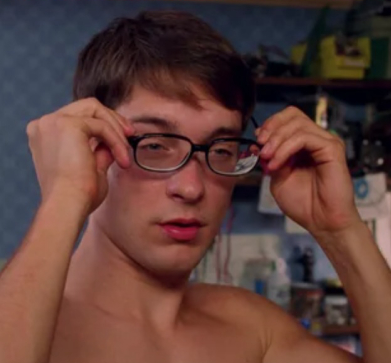
#> input picture Lab3/input.png, 391 x 363 px, given in place of the camera
$ python main.py
#> lines starting #> are read from the running program, lines starting #| are printed output that depends on the picture; after the words box and inside, x2 and y2 are one past the last pixel; in counts of white or black regions, pixels touching at a corner belong together
import cv2 as cv
import numpy as np

cap = cv.VideoCapture(0)
kernel = cv.getStructuringElement(cv.MORPH_ELLIPSE, (10, 10))

trajectory = []

while True:
    ret, frame = cap.read()
#> frame is the input picture: shape (363, 391, 3); mean B, G, R 57.8, 62.8, 93.7
    if not ret:
        break

    hsv_frame = cv.cvtColor(frame, cv.COLOR_BGR2HSV)
#> hsv_frame: shape (363, 391, 3); mean H, S, V 54.3, 120.8, 98.3

    lower_red1 = np.array([0, 120, 70])
    upper_red1 = np.array([10, 255, 255])
    lower_red2 = np.array([160, 120, 70])
    upper_red2 = np.array([180, 255, 255])

    mask1 = cv.inRange(hsv_frame, lower_red1, upper_red1)
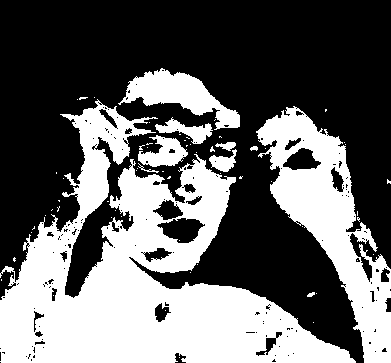
#> mask1: shape (363, 391); 39.8% white; 65 white regions (55 under 20 px), largest, box (x1, y1, x2, y2) and area: (0, 99, 356, 363) 39007, (256, 106, 391, 363) 12224, (118, 68, 240, 130) 3041
    mask2 = cv.inRange(hsv_frame, lower_red2, upper_red2)
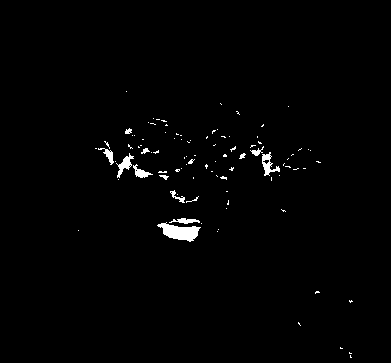
#> mask2: shape (363, 391); 1.2% white; 96 white regions (83 under 20 px), largest, box (x1, y1, x2, y2) and area: (157, 222, 201, 242) 480, (262, 152, 280, 176) 179, (116, 153, 134, 178) 160
    mask = mask1 | mask2
#> mask: shape (363, 391); 41% white; 55 white regions (49 under 20 px), largest, box (x1, y1, x2, y2) and area: (0, 68, 356, 363) 44013, (250, 106, 391, 363) 12558, (138, 135, 188, 167) 957, (209, 142, 237, 172) 495, (307, 291, 320, 297) 37, (239, 153, 246, 159) 24

    # Открытие: erode -> dilate
    mask = cv.erode(mask, kernel, iterations=1)
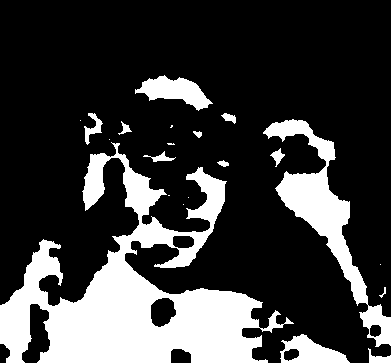
#> mask: shape (363, 391); 23.5% white; 21 white regions (8 under 20 px), largest, box (x1, y1, x2, y2) and area: (0, 142, 294, 363) 24040, (263, 119, 391, 347) 5948, (135, 75, 213, 111) 1367
    mask = cv.dilate(mask, kernel, iterations=1)
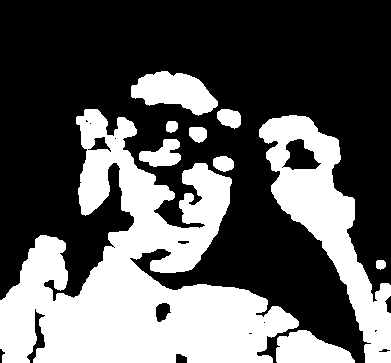
#> mask: shape (363, 391); 36.3% white; 10 white regions, largest, box (x1, y1, x2, y2) and area: (0, 109, 299, 363) 34940, (259, 115, 391, 363) 10589, (131, 71, 218, 116) 2378
    # Закрытие: dilate -> erode
    mask = cv.dilate(mask, kernel, iterations=1)
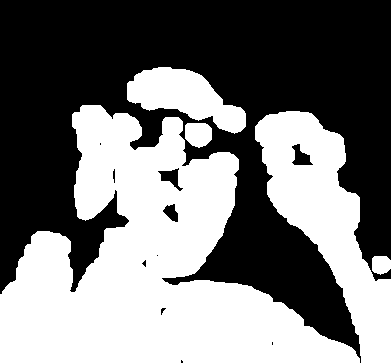
#> mask: shape (363, 391); 46.7% white; 5 white regions, box (x1, y1, x2, y2) and area: (0, 105, 360, 363) 47129, (255, 111, 391, 363) 14051, (127, 67, 246, 134) 4218, (185, 123, 212, 148) 563, (372, 256, 391, 275) 305
    mask = cv.erode(mask, kernel, iterations=1)
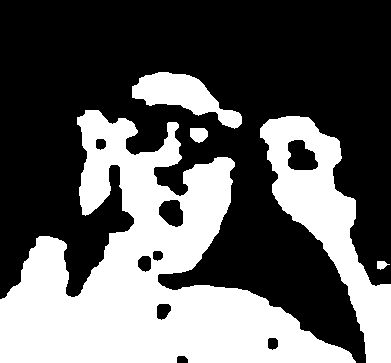
#> mask: shape (363, 391); 37.8% white; 5 white regions, box (x1, y1, x2, y2) and area: (0, 110, 356, 363) 39730, (260, 116, 391, 363) 10799, (132, 72, 242, 129) 2777, (190, 128, 208, 143) 218, (377, 261, 390, 270) 75

    moments = cv.moments(mask)
#> moments = moments, m00 13667745, centre m10/m00, m01/m00 = (185.3, 255.3)

    area = moments['m00']
#> area = 13667745
    y_coords, x_coords = np.where(mask > 0)

    if area != 0:
        cx = int(moments['m10'] / area)
#> cx = 185
        cy = int(moments['m01'] / area)
#> cy = 255
        cv.circle(frame, (cx, cy), 5, (0, 255, 0), -1)
#> frame: shape (363, 391, 3); 0.06% of pixels changed, all inside (x1, y1, x2, y2) = (180, 250, 191, 261)

        x_min, x_max = min(x_coords), max(x_coords)
#> x_min = 0; x_max = 390
        y_min, y_max = min(y_coords), max(y_coords)
#> y_min = 72; y_max = 362

        cv.rectangle(frame, (x_min, y_min), (x_max, y_max), (0, 0, 0), 2)
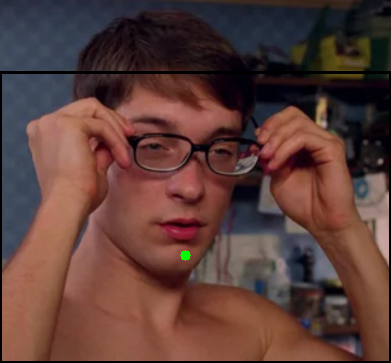
#> frame: shape (363, 391, 3); mean B, G, R 56.5, 61.6, 91.7

        trajectory.append([cx, cy])
        if len(trajectory) > 60:
            trajectory = trajectory[1:]

    trajectory_formatted = np.array(trajectory, np.int32)
#> trajectory_formatted = [[185, 255]]
    cv.polylines(frame, [trajectory_formatted], False, (0, 0, 255), 4)
    cv.imshow("Red Tracker", frame)

    key = cv.waitKey(1)
#> (key Esc is pressed here)
    if key & 0xFF == 27:
        break

cap.release()
cv.destroyAllWindows()
